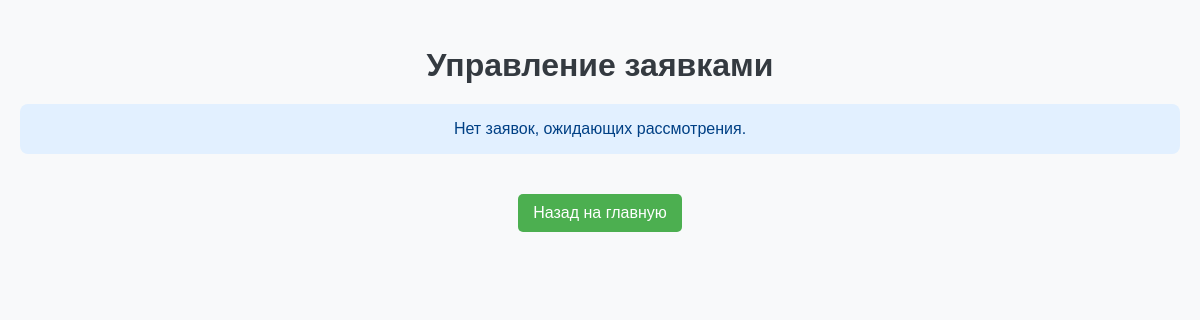
The page /inventory/manage_requests/ (signed in) on the database as committed earlier.
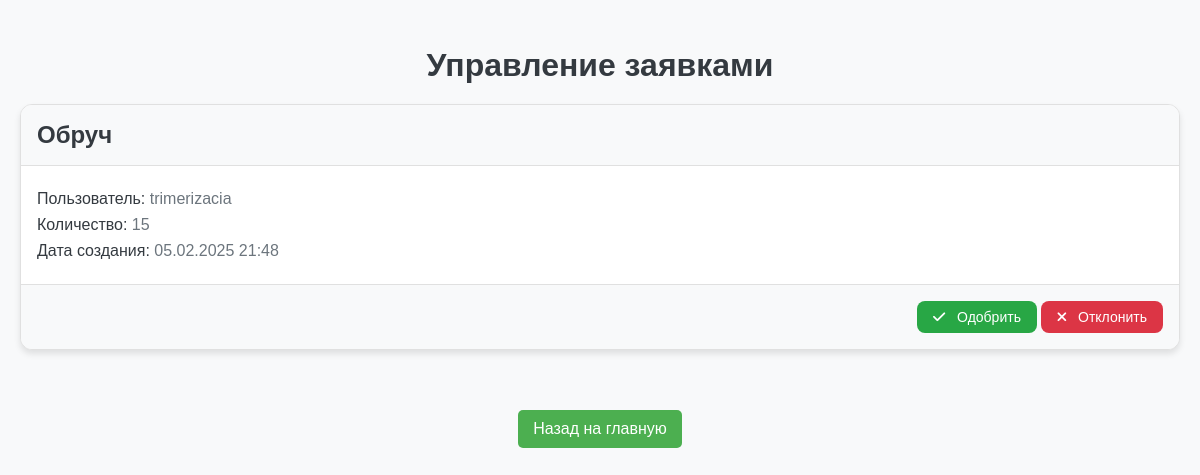
The same page on the database as committed later.
### invpage/models.py (models this page shows, shortened)
class InventoryRequest(models.Model):
    user = models.ForeignKey(settings.AUTH_USER_MODEL, on_delete=models.CASCADE, verbose_name=_("Пользователь"))
    item_name = models.CharField(max_length=255, verbose_name=_("Название предмета"))
    status = models.CharField(max_length=50, default='В ожидании', verbose_name=_("Статус"))
    created_at = models.DateTimeField(auto_now_add=True, verbose_name=_("Дата создания"))
    request_id = models.AutoField(primary_key=True)
    quantity = models.PositiveIntegerField(default=0, verbose_name=_("Количество"))
    class Meta:
        verbose_name = _("запрос на инвентарь")
        verbose_name_plural = _("Запросы на инвентарь")

### main/models.py (models this page shows, shortened)
class UserRegistration(AbstractUser):
    username = models.CharField(max_length=150, unique=True)
    email = models.EmailField(unique=True)
    password = models.CharField(max_length=128)
    token_timestamp = models.DateTimeField(null=True, blank=True)
    USERNAME_FIELD = 'username'
    REQUIRED_FIELDS = ['email']
    last_login = models.DateTimeField(null=True, blank=True)

### invpage/views.py (the view, shortened to what this page needs)
# urls.py: path('manage_requests/', manage_requests, name='manage_requests'),
@login_required
@user_passes_test(is_superuser)
def manage_requests(request):
    pending_requests = InventoryRequest.objects.filter(status='В ожидании')
    return render(request, 'invpage/request_direct.html', {'pending_requests': pending_requests})

### invpage/views.py (called while the page is built)
def is_superuser(user):
    return user.is_superuser

### invpage/templates/invpage/request_direct.html (shortened to what this page needs)
{% load static %}
<!DOCTYPE html>
<html lang="ru">
<head>
    <link rel="stylesheet" href="{% static 'invpage/css/req.css' %}">
    <link href="https://cdnjs.cloudflare.com/ajax/libs/font-awesome/6.0.0-beta3/css/all.min.css" rel="stylesheet">
<body>
    <div class="container">
        <h2>Управление заявками</h2>
        {% if pending_requests %}
            <div class="row">
                {% for req in pending_requests %}
                    <div class="col-md-6 mb-4">
                        <div class="request-card">
                            <div class="card-header">
                                <h3>{{ req.item_name }}</h3>
                            </div>
                            <div class="card-body">
                                <p><strong>Пользователь:</strong> {{ req.user.username }}</p>
                                <p><strong>Количество:</strong> {{ req.quantity }}</p>
                                <p><strong>Дата создания:</strong> {{ req.created_at|date:"d.m.Y H:i" }}</p>
                            </div>
                            <div class="card-l">
                                <form method="post" action="{% url 'manage_requests' %}" class="d-inline">
                                    <button type="submit" name="action" value="approve" class="btn btn-success">
                                        <i class="fas fa-check"></i> Одобрить
                                    </button>
                                    <button type="submit" name="action" value="reject" class="btn btn-false">
                                        <i class="fas fa-times"></i> Отклонить
                                    </button>
                                </form>
                            </div>
                        </div>
                    </div>
                {% endfor %}
            </div>
        {% else %}
            <div class="alert-info">
                Нет заявок, ожидающих рассмотрения.
            </div>
        {% endif %}
    </div>
    <div class="button-container">
        <a href="{% url 'index' %}">Назад на главную</a>
    </div>
</body>
</html>

Rows that differ between the two databases and show on the page:
added InventoryRequest: item_name "Обруч", user.username "trimerizacia", quantity "15", created_at "05.02.2025 21:48"
Other text that changed with them:
text no longer shown: "Нет заявок, ожидающих рассмотрения."
